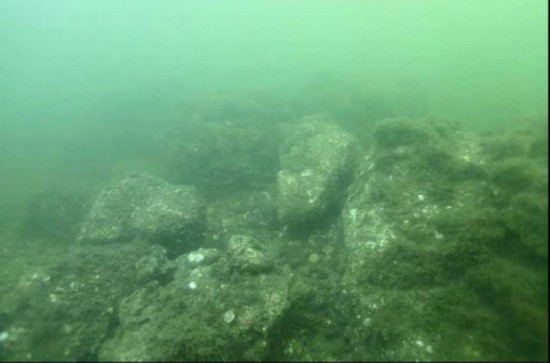
#> input picture python/image.png, 550 x 363 px
$ python -i all.py   (imports and definitions only)   (older library calls are emulated)
#> lines starting #> are read from the running program, lines starting #| are printed output that depends on the picture; long printed decimals are rounded
import cv2
import numpy as np
import matplotlib.pyplot as plt
from PIL import Image
from skimage.color import rgb2lab
import pandas as pd

import cv2
import numpy as np
import matplotlib.pyplot as plt
from PIL import Image
from skimage.color import rgb2lab
import pandas as pd


def detect_low_brightness(image_path, brightness_threshold=50, low_brightness_ratio=0.6):
    """
    检测图像是否亮度不足，并绘制灰度分布直方图。

    参数：
        image_path: 图像文件路径。
        brightness_threshold: 低亮度阈值（默认50，0为全黑，255为全白）。
        low_brightness_ratio: 低亮度像素比例阈值（默认0.6，即60%以下为亮度不足）。

    返回：
        is_low_brightness: 是否亮度不足（布尔值）。
    """
    # 读取图像并转换为灰度
    image = cv2.imread(image_path, cv2.IMREAD_GRAYSCALE)
    if image is None:
        raise ValueError("无法读取图像，请检查路径是否正确。")

    # 计算灰度直方图
    hist, bins = np.histogram(image.ravel(), bins=256, range=(0, 256))

    # 计算低亮度像素比例
    low_brightness_pixels = np.sum(hist[:brightness_threshold])  # 灰度值低于阈值的像素数
    total_pixels = image.size  # 图像总像素数
    low_brightness_ratio_actual = low_brightness_pixels / total_pixels

    # 判断是否亮度不足
    is_low_brightness = low_brightness_ratio_actual

    # [24 lines of commented-out code are left out]

    return is_low_brightness

def detect_blur(image_path, threshold=100):
    """
    检测图像是否模糊
    :param image_path: 图像文件路径
    :param threshold: 判断模糊的阈值，默认值为100
    :return: True（模糊），False（清晰），以及拉普拉斯方差值
    """
    # 读取图像并转为灰度图
    image = cv2.imread(image_path)
    if image is None:
        raise ValueError("Image not found or unable to read.")
    gray = cv2.cvtColor(image, cv2.COLOR_BGR2GRAY)

    # 计算拉普拉斯变换
    laplacian_var = cv2.Laplacian(gray, cv2.CV_64F).var()

    # 判断是否模糊
    if laplacian_var < threshold:
        blurry = (threshold - laplacian_var) / threshold
    else:
        blurry = 0.0
    print(blurry)
    return blurry

def convert_to_24bpp_rgb(image_path):
    """
    将图片转换为 24 位 RGB 格式并返回图像对象。
    """
    # 打开图像
    image = Image.open(image_path)

    # 转换为 RGB 模式（24 位）
    if image.mode != 'RGB':
        image = image.convert('RGB')
    return image

def calculate_green_or_blue_cast(image):
    """
    判断图片是否偏绿色或偏蓝色。
    """
    # 将图像转换为 numpy 数组
    image_np = np.array(image)

    # 转换为 Lab 色彩空间
    lab_image = rgb2lab(image_np / 255.0)  # RGB to Lab, scale to [0, 1]

    # 获取 Lab 图像的 A 和 B 分量
    A = lab_image[:, :, 1]
    B = lab_image[:, :, 2]

    # 计算 A 和 B 的均值
    avg_A = np.mean(A)
    avg_B = np.mean(B)

    # 判断偏色方向
    if avg_A < 0:
        return "偏绿色"
    elif avg_B < 0:
        return "偏蓝色"
    else:
        return "无明显偏绿色或偏蓝色"

def convert_to_24bpp_rgb(image_path):
    """
    将图片转换为 24 位 RGB 格式并返回图像对象。
    """
    # 打开图像
    image = Image.open(image_path)

    # 转换为 RGB 模式（24 位）
    if image.mode != 'RGB':
        image = image.convert('RGB')
    return image

def calculate_color_cast(image):
    """
    计算图片的偏色因子，基于 CIE Lab 色彩空间的 A 和 B 通道。
    """
    # 将图像转换为 numpy 数组
    image_np = np.array(image)

    # 转换为 Lab 色彩空间
    lab_image = rgb2lab(image_np / 255.0)  # RGB to Lab, scale to [0, 1]

    # 获取 Lab 图像的 A 和 B 分量
    A = lab_image[:, :, 1]
    B = lab_image[:, :, 2]

    # 计算平均值
    avg_A = np.mean(A)
    avg_B = np.mean(B)

    # 计算 A 和 B 的绝对偏离值（代替方差方法）
    dev_A = np.mean(np.abs(A - avg_A))
    dev_B = np.mean(np.abs(B - avg_B))

    # 计算偏色因子
    color_cast_factor = np.sqrt(avg_A**2 + avg_B**2) / np.sqrt(dev_A**2 + dev_B**2)
    val = (10-color_cast_factor)/color_cast_factor
    return val

def main(image_path):
    # 将图像转换为 24 位 RGB 格式
    image = convert_to_24bpp_rgb(image_path)

    # 计算偏色因子
    color_cast_factor = calculate_color_cast(image)
    color_cast_type = calculate_green_or_blue_cast(image)
    if color_cast_factor > 4:
        val = (color_cast_factor-4)/4
    else:
        val = color_cast_factor / 4
    # print(color_cast_factor)
    return val

# [11 lines of commented-out code are left out]

def choose_type(image_path):
  low_bright_chk = detect_low_brightness(image_path)
#> in detect_low_brightness, `image = cv2.imread(image_path, cv2.IMREAD_GRAYSCALE)`:
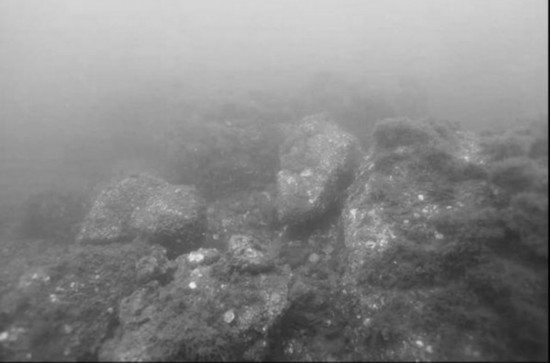
#> image: shape (363, 550); min 1, max 235, mean 134.6
#> in detect_low_brightness, `hist, bins = np.histogram(image.ravel(), bins=256, range=(0, 256))`: hist = 256 values, max 1891 at index 117, min 0 at index 0, mean 779.9; bins = 257 values from 0 to 256
#> in detect_low_brightness, `low_brightness_pixels = np.sum(hist[:brightness_threshold])`: low_brightness_pixels = 2729
#> in detect_low_brightness, `low_brightness_ratio_actual = low_brightness_pixels / total_pixels`: low_brightness_ratio_actual = 0.0137
#> low_bright_chk = 0.0137
  blurry_chk = detect_blur(image_path)
#> in detect_blur, image is the input picture: shape (363, 550, 3); mean B, G, R 112.2, 156.6, 101.4
#> in detect_blur, `laplacian_var = cv2.Laplacian(gray, cv2.CV_64F).var()`: laplacian_var = 68.93
#> in detect_blur, `blurry = (threshold - laplacian_var) / threshold`: blurry = 0.311
#| 0.3107
#> blurry_chk = 0.311
  color_cast_factor = main(image_path)
#> in calculate_color_cast, `lab_image = rgb2lab(image_np / 255.0)`: lab_image: shape (363, 550, 3) float64; mean of channels 0, 1, 2 59.3, -27.6, 17.8
#> in calculate_color_cast, `A = lab_image[:, :, 1]`:
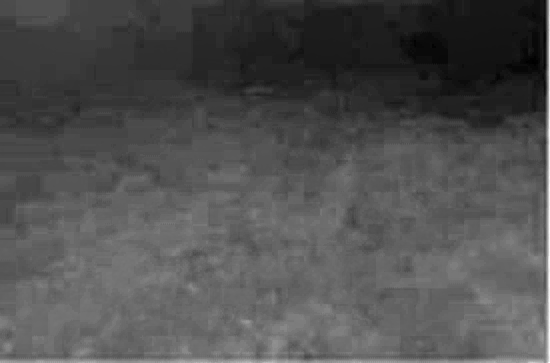
#> A: shape (363, 550) float64; min -39.73, max -1.2, mean -27.59; drawn with min black and max white
#> in calculate_color_cast, `B = lab_image[:, :, 2]`:
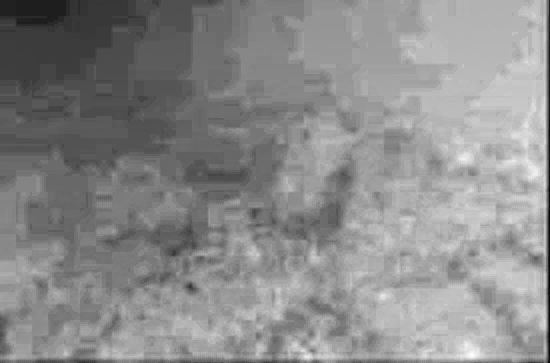
#> B: shape (363, 550) float64; min 0.859, max 31.91, mean 17.8; drawn with min black and max white
#> in calculate_color_cast, `avg_A = np.mean(A)`: avg_A = -27.59
#> in calculate_color_cast, `avg_B = np.mean(B)`: avg_B = 17.81
#> in calculate_color_cast, `dev_A = np.mean(np.abs(A - avg_A))`: dev_A = 4.06
#> in calculate_color_cast, `dev_B = np.mean(np.abs(B - avg_B))`: dev_B = 4
#> in calculate_color_cast, `color_cast_factor = np.sqrt(avg_A**2 + avg_B**2) / np.sqrt(dev_A**2 + ..`: color_cast_factor = 5.76
#> in calculate_color_cast, `val = (10-color_cast_factor)/color_cast_factor`: val = 0.735
#> in calculate_green_or_blue_cast, `avg_A = np.mean(A)`: avg_A = -27.59
#> in calculate_green_or_blue_cast, `avg_B = np.mean(B)`: avg_B = 17.81
#> in main, `color_cast_type = calculate_green_or_blue_cast(image)`: color_cast_type = '偏绿色'
#> in main, `val = color_cast_factor / 4`: val = 0.184
#> color_cast_factor = 0.184
  all_type = ["low light", "blur", "color cast"]
  # color_cast_factor = 1
  # print(low_bright_chk, blurry_chk, color_cast_factor)
  if low_bright_chk > blurry_chk and low_bright_chk > color_cast_factor:
      return "low light"
  elif blurry_chk > low_bright_chk and blurry_chk > color_cast_factor:
      return "blur"
  else:
      return "color cast"


image_path1 = [f"D:\\2024 APMCM Problem A\\Attachment 1\\image_{str(i).zfill(3)}.png" for i in range(1, 272)]
# print(image_path[1])
image_path2 = [f"D:\\2024 APMCM Problem A\\Attachment 1\\image_{str(i).zfill(3)}.jpg" for i in range(273, 400)]
image_categories = []
# [9 lines not run here, left out]


# image_categories = choose_type(image_path[i] for i in range(1, 272))
# [4 lines that did not run here, left out]
file_name = "D:\\2024 APMCM Problem A\\Attachment 1\\image_files_with_categories.xlsx"
# [3 lines not run here, left out]

>>> result = choose_type('../image.png')

$ run again, on python/mmm.png
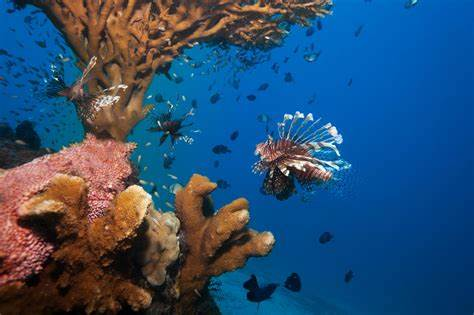
#> input picture python/mmm.png, 474 x 315 px
#> in detect_low_brightness, `image = cv2.imread(image_path, cv2.IMREAD_GRAYSCALE)`:
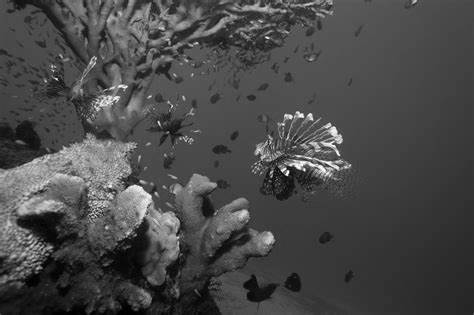
#> image: shape (315, 474); min 0, max 255, mean 72.9
#> hist = 256 values, max 4323 at index 77, min 1 at index 246, mean 583.2; bins = 257 values from 0 to 256
#> low_brightness_pixels = 28380
#> low_brightness_ratio_actual = 0.19
#> in detect_blur, image is the input picture: shape (315, 474, 3); mean B, G, R 113.9, 79.7, 44.2
#> laplacian_var = 922.3
#> lab_image: shape (315, 474, 3) float64; mean of channels 0, 1, 2 34.5, 8, -19.9
#> in calculate_color_cast, `B = lab_image[:, :, 2]`:
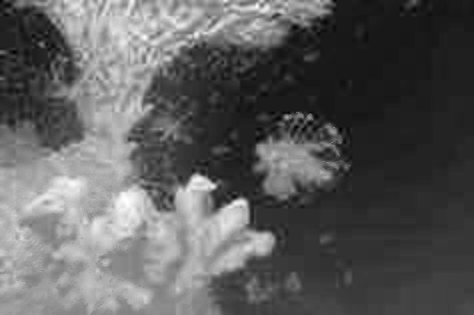
#> B: shape (315, 474) float64; min -65.33, max 58.78, mean -19.9; drawn with min black and max white
#> in calculate_color_cast, `avg_A = np.mean(A)`: avg_A = 7.97
#> in calculate_color_cast, `avg_B = np.mean(B)`: avg_B = -19.92
#> dev_A = 6.58
#> dev_B = 27.12
#> in calculate_color_cast, `color_cast_factor = np.sqrt(avg_A**2 + avg_B**2) / np.sqrt(dev_A**2 + ..`: color_cast_factor = 0.769
#> in calculate_color_cast, `val = (10-color_cast_factor)/color_cast_factor`: val = 12.01
#> in calculate_green_or_blue_cast, `avg_A = np.mean(A)`: avg_A = 7.97
#> in calculate_green_or_blue_cast, `avg_B = np.mean(B)`: avg_B = -19.92
#> color_cast_type = '偏蓝色'
#> in main, `val = (color_cast_factor-4)/4`: val = 2
